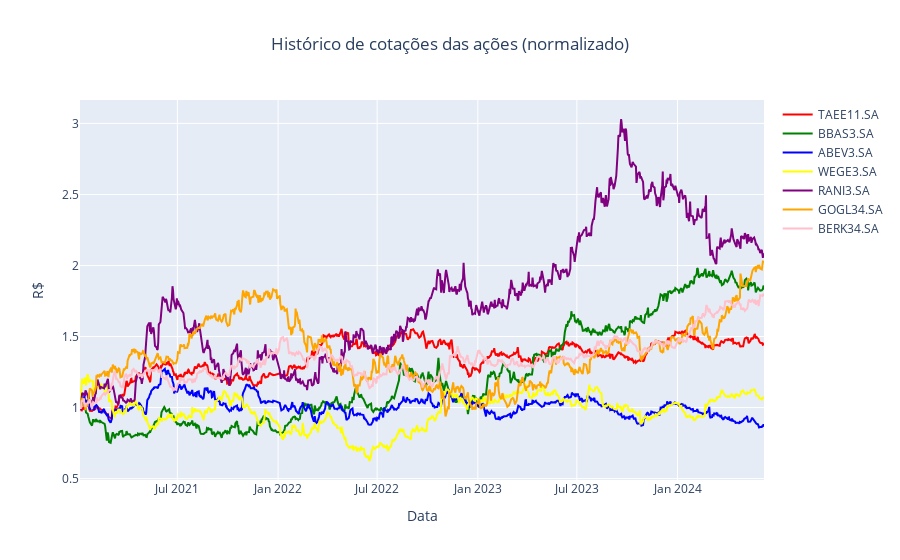

This figure's notebook cell:
### Code cell
# Criando gráfico das cotações normalizadas
figura = px.line(title = 'Histórico de cotações das ações (normalizado)')

for i, coluna in enumerate(df.columns):
    figura.add_scatter(x=df_normalizado.index, y=df_normalizado[coluna], name=coluna, line=dict(color=cores[i]))


figura.update_layout(
    xaxis_title='Data',
    yaxis_title='R$',
    title_x=0.5
)

figura.show()

### Figure 1 — Plotly figure (JSON) as saved in the notebook; plotly's stock layout.template omitted (floating-point values rounded to 4 significant figures; data arrays with more than 128 entries replaced by an {"elided": "..."} marker saying what was removed)
{"data": [{"hovertemplate": "<extra></extra>", "legendgroup": "", "line": {"color": "#636efa", "dash": "solid"}, "marker": {"symbol": "circle"}, "mode": "lines", "name": "", "orientation": "v", "showlegend": false, "type": "scatter", "xaxis": "x", "yaxis": "y"}, {"line": {"color": "Red"}, "name": "TAEE11.SA", "type": "scatter", "x": {"elided": "854 str values"}, "y": {"elided": "854 float values"}}, {"line": {"color": "Green"}, "name": "BBAS3.SA", "type": "scatter", "x": {"elided": "854 str values"}, "y": {"elided": "854 float values"}}, {"line": {"color": "Blue"}, "name": "ABEV3.SA", "type": "scatter", "x": {"elided": "854 str values"}, "y": {"elided": "854 float values"}}, {"line": {"color": "Yellow"}, "name": "WEGE3.SA", "type": "scatter", "x": {"elided": "854 str values"}, "y": {"elided": "854 float values"}}, {"line": {"color": "Purple"}, "name": "RANI3.SA", "type": "scatter", "x": {"elided": "854 str values"}, "y": {"elided": "854 float values"}}, {"line": {"color": "Orange"}, "name": "GOGL34.SA", "type": "scatter", "x": {"elided": "854 str values"}, "y": {"elided": "854 float values"}}, {"line": {"color": "Pink"}, "name": "BERK34.SA", "type": "scatter", "x": {"elided": "854 str values"}, "y": {"elided": "854 float values"}}], "layout": {"legend": {"tracegroupgap": 0}, "title": {"text": "Histórico de cotações das ações (normalizado)", "x": 0.5}, "xaxis": {"anchor": "y", "domain": [0, 1], "title": {"text": "Data"}}, "yaxis": {"anchor": "x", "domain": [0, 1], "title": {"text": "R$"}}}}
